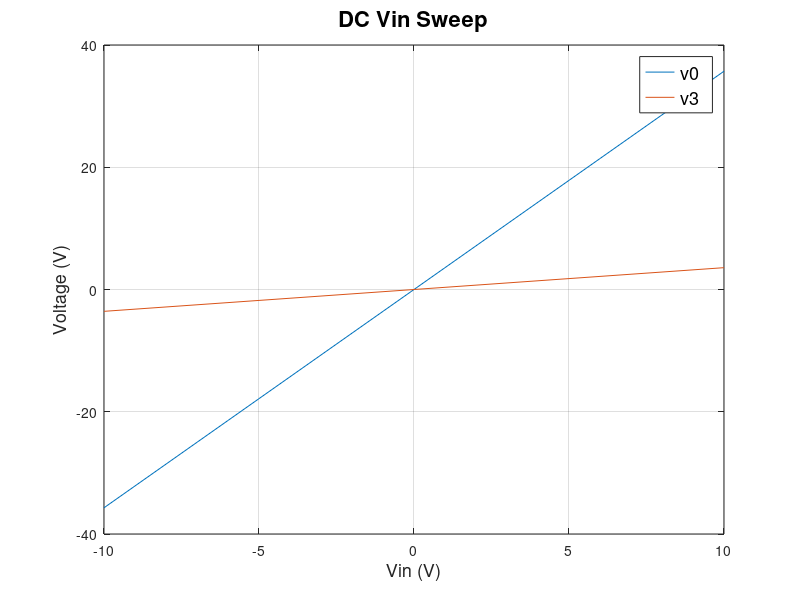
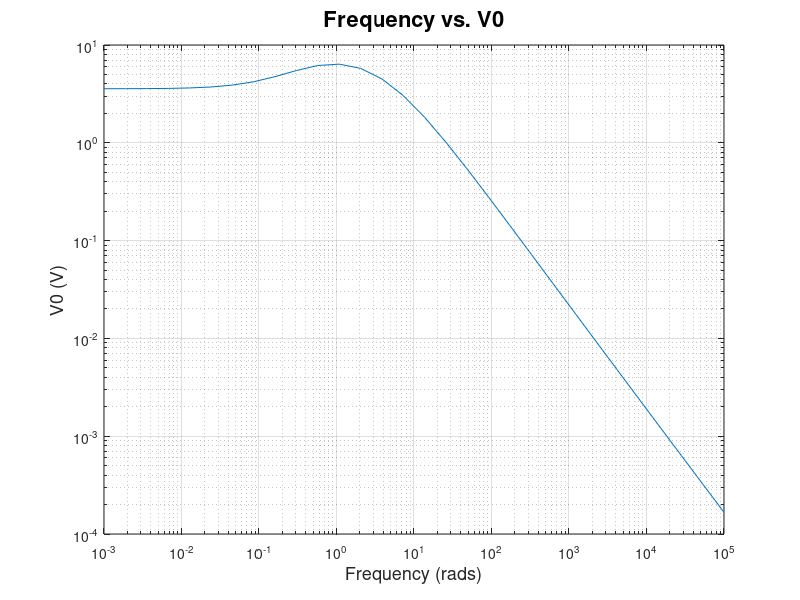
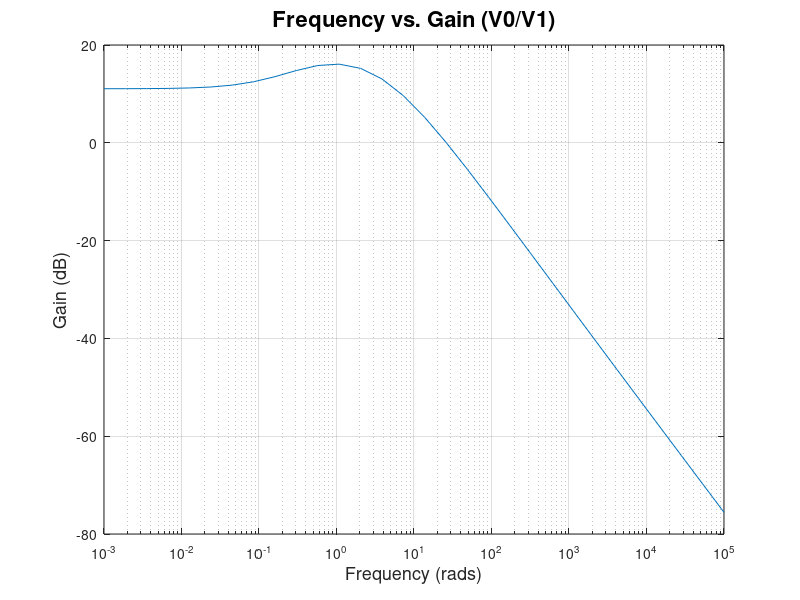
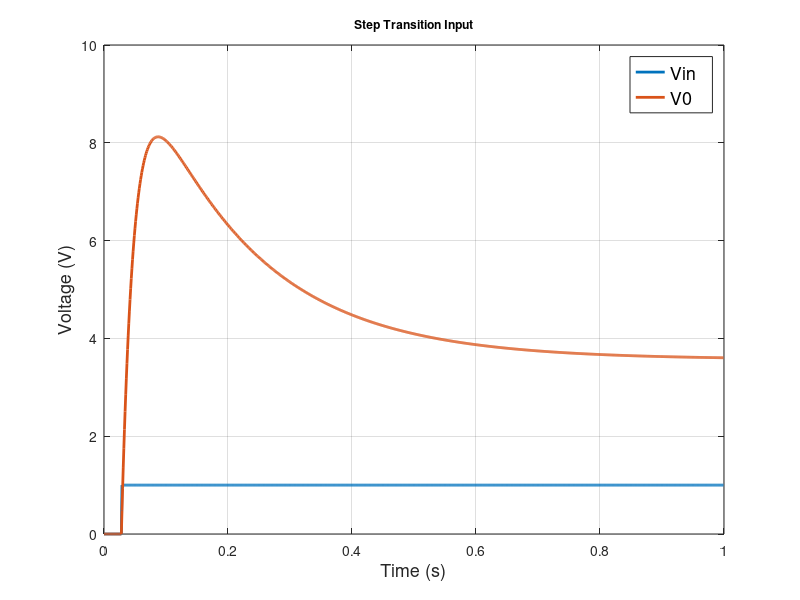

The MATLAB source for these figures, in order:
%% 2a) 
% C and G matrices are shown below

G1=1/1;
C=0.25;
G2=1/2;
L=0.2;
G3=1/10;
alpha=100;
G4=1/0.1;
G0=1/1000;

G = [1 0 0 0 0 0 0;
    -G2 G1+G2 -1 0 0 0 0;
    0 1 0 -1 0 0 0;
    0 0 -1 G3 0 0 0;
    0 0 0 0 -alpha 1 0;
    0 0 0 G3 -1 0 0;
    0 0 0 0 0 -G4 G4+G0];

C = [0 0 0 0 0 0 0;
    -C C 0 0 0 0 0;
    0 0 -L 0 0 0 0;
    0 0 0 0 0 0 0;
    0 0 0 0 0 0 0;
    0 0 0 0 0 0 0;
    0 0 0 0 0 0 0];

% V = [V1
%       V2
%       IL
%       V3
%       I3
%       V4
%       V0]

F = [0; 0; 0; 0; 0; 0; 0];

%% 2b)
% DC SWEEP 

vinvec = zeros(1,21); % vin vector
v0vec = zeros(1,21); % v0 vector
v3vec = zeros(1,21); % v3 vector

for i=1:21 % sweeping vin from -10 to 10
    F = [i-11; 0; 0; 0; 0; 0; 0];
    V = G\F; % DC solution 
    
    vinvec(i) = i-11;
    v0vec(i) =  V(7);
    v3vec(i) = V(4);
end

figure (1)
plot(vinvec,v0vec)
hold on
grid on
plot(vinvec,v3vec)
title('\fontsize{22}DC Vin Sweep')
xlabel('\fontsize{18}Vin (V)')
ylabel('\fontsize{18}Voltage (V)')
legend('\fontsize{18}v0','\fontsize{18}v3')

%% 2c)
% AC SWEEPS

omegavec = logspace(-3,5,30); % 30 log spaced values from 10^-3 to 10^5
v0vec = zeros(1,30);

F = [1; 0; 0; 0; 0; 0; 0];

for i=1:30
    
    V = (G+i*omegavec(i)*C)\F; % AC solution 
    
    v0vec(i) =  V(7);
end

figure (2)
loglog(omegavec,v0vec)
hold on
grid on
title('\fontsize{22}Frequency vs. V0')
xlabel('\fontsize{18}Frequency (rads)')
ylabel('\fontsize{18}V0 (V)')

figure (3)
semilogx(omegavec,20*log10(v0vec))
hold on
grid on
title('\fontsize{22}Frequency vs. Gain (V0/V1)')
xlabel('\fontsize{18}Frequency (rads)')
ylabel('\fontsize{18}Gain (dB)')

%% 2d and e)
% Numerical solution in time domain, with Fourier Transforms

dt = 1e-3;
T = 1;
fs = T/dt;
time = 0:(1/fs):(1-1/fs);
n=fs;
f = (0:n-1);

V = zeros(7,T/dt);
F = zeros(7,T/dt);
Ap = inv(C/dt + G);
 
% Vin defined as 0 until 0.03 when source turns on
F(1,0.03/dt:T/dt) = ones([1,T/dt - 0.03/dt+1]);
 
for i=2:T/dt
    V(:,i) = Ap*(C*V(:,i-1)/dt + F(:,i));
end
 
figure (4)
plot(time,F(1,:)','LineWidth',2)
hold on
grid on
plot(time,V(7,:)','LineWidth',2)
title('\fontsize{12}Step Transition Input')
xlabel('\fontsize{18}Time (s)')
ylabel('\fontsize{18}Voltage (V)')
legend('\fontsize{18}Vin','\fontsize{18}V0')
 
XF1 = (fft(F(1,:))).^2/n;
YF1 = fftshift(XF1);
fshift = (-n/2:n/2-1)*(fs/n); % zero-centered frequency range
powershiftF1 = abs(YF1).^2/n;     % zero-centered power

XV7 = (fft(V(7,:))).^2/n;
YV7 = fftshift(XV7);
fshift = (-n/2:n/2-1)*(fs/n); % zero-centered frequency range
powershiftV7 = abs(YV7).^2/n;     % zero-centered power

figure (5)
plot(fshift,powershiftF1,'LineWidth',2)
hold on
grid on
plot(fshift,powershiftV7,'LineWidth',2)
title('\fontsize{12}Frequency Composition of Step Transition Input')
xlabel('\fontsize{18}Frequency (Hz)')
ylabel('\fontsize{18}Amplitude')
legend('\fontsize{18}Vin','\fontsize{18}V0')
xlim([-50 50])

% Vin defined as a sinusoid
f = 1/0.03;
F1 = zeros(7,T/dt);
F2 = zeros(7,T/dt);
V = zeros(7,T/dt);
V1 = zeros(7,T/dt);
V2 = zeros(7,T/dt);
 
for i=dt/dt:T/dt
    F(1,i) = sin(2*pi*f*dt*i);
    F1(1,i) = sin(2*pi*(f*10)*dt*i); % 10 times the frequency
    F2(1,i) = sin(2*pi*(f*0.1)*dt*i); % 1/10 of the frequency
end
 
for i=2:T/dt
    V(:,i) = Ap*(C*V(:,i-1)/dt + F(:,i));
    V1(:,i) = Ap*(C*V1(:,i-1)/dt + F1(:,i));
    V2(:,i) = Ap*(C*V2(:,i-1)/dt + F2(:,i));
end
 
figure (6)
plot(time,F(1,:)','LineWidth',2)
hold on
grid on
plot(time,V(7,:)','LineWidth',2)
title('\fontsize{12}Sinusoid Input, f=1/0.03')
xlabel('\fontsize{18}Time (s)')
ylabel('\fontsize{18}Voltage (V)')
legend('\fontsize{18}Vin','\fontsize{18}V0')

XF1 = (fft(F(1,:))).^2/n;
YF1 = fftshift(XF1);
fshift = (-n/2:n/2-1)*(fs/n); % zero-centered frequency range
powershiftF1 = abs(YF1).^2/n;     % zero-centered power

XV7 = (fft(V(7,:))).^2/n;
YV7 = fftshift(XV7);
fshift = (-n/2:n/2-1)*(fs/n); % zero-centered frequency range
powershiftV7 = abs(YV7).^2/n;     % zero-centered power

figure (7)
plot(fshift,powershiftF1,'LineWidth',2)
hold on
grid on
plot(fshift,powershiftV7,'LineWidth',2)
title('\fontsize{12}Frequency Composition of Sinusoid Input, f=1/0.03')
xlabel('\fontsize{18}Frequency (Hz)')
ylabel('\fontsize{18}Amplitude')
legend('\fontsize{18}Vin','\fontsize{18}V0')
xlim([-50 50])

figure (8)
plot(time,F1(1,:)','LineWidth',2)
hold on
grid on
plot(time,V1(7,:)','LineWidth',2)
title('\fontsize{12}Sinusoid Input, f=1/0.003')
xlabel('\fontsize{18}Time (s)')
ylabel('\fontsize{18}Voltage (V)')
legend('\fontsize{18}Vin','\fontsize{18}V0')
axis([0 0.2 -1 1]);

XF1 = (fft(F1(1,:))).^2/n;
YF1 = fftshift(XF1);
fshift = (-n/2:n/2-1)*(fs/n); % zero-centered frequency range
powershiftF1 = abs(YF1).^2/n;     % zero-centered power

XV7 = (fft(V1(7,:))).^2/n;
YV7 = fftshift(XV7);
fshift = (-n/2:n/2-1)*(fs/n); % zero-centered frequency range
powershiftV7 = abs(YV7).^2/n;     % zero-centered power

figure (9)
plot(fshift,powershiftF1,'LineWidth',2)
hold on
grid on
plot(fshift,powershiftV7,'LineWidth',2)
title('\fontsize{12}Frequency Composition of Sinusoid Input, f=1/0.003')
xlabel('\fontsize{18}Frequency (Hz)')
ylabel('\fontsize{18}Amplitude')
legend('\fontsize{18}Vin','\fontsize{18}V0')
xlim([-500 500])

figure (10)
plot(time,F2(1,:)','LineWidth',2)
hold on
grid on
plot(time,V2(7,:)','LineWidth',2)
title('\fontsize{12}Sinusoid Input, f=1/0.3')
xlabel('\fontsize{18}Time (s)')
ylabel('\fontsize{18}Voltage (V)')
legend('\fontsize{18}Vin','\fontsize{18}V0')
 
XF1 = (fft(F2(1,:))).^2/n;
YF1 = fftshift(XF1);
fshift = (-n/2:n/2-1)*(fs/n); % zero-centered frequency range
powershiftF1 = abs(YF1).^2/n;     % zero-centered power

XV7 = (fft(V2(7,:))).^2/n;
YV7 = fftshift(XV7);
fshift = (-n/2:n/2-1)*(fs/n); % zero-centered frequency range
powershiftV7 = abs(YV7).^2/n;     % zero-centered power

figure (11)
plot(fshift,powershiftF1,'LineWidth',2)
hold on
grid on
plot(fshift,powershiftV7,'LineWidth',2)
title('\fontsize{12}Frequency Composition of Sinusoid Input, f=1/0.3')
xlabel('\fontsize{18}Frequency (Hz)')
ylabel('\fontsize{18}Amplitude')
legend('\fontsize{18}Vin','\fontsize{18}V0')
xlim([-50 50])

% Vin defined as a gaussian
V = zeros(7,T/dt);
F = zeros(7,T/dt);
F(1,:) = normpdf(time,0.06,0.03)*max(normpdf(time,0.06,0.03))^(-1);
 
for i=2:T/dt
    V(:,i) = Ap*(C*V(:,i-1)/dt + F(:,i));
end
 
figure (12)
plot(time,F(1,:)','LineWidth',2)
hold on
grid on
plot(time,V(7,:)','LineWidth',2)
title('\fontsize{12}Gaussian Pulse')
xlabel('\fontsize{18}Time (s)')
ylabel('\fontsize{18}Voltage (V)')
legend('\fontsize{18}Vin','\fontsize{18}V0')

XF1 = (fft(F(1,:))).^2/n;
YF1 = fftshift(XF1);
fshift = (-n/2:n/2-1)*(fs/n); % zero-centered frequency range
powershiftF1 = abs(YF1).^2/n;     % zero-centered power

XV7 = (fft(V(7,:))).^2/n;
YV7 = fftshift(XV7);
fshift = (-n/2:n/2-1)*(fs/n); % zero-centered frequency range
powershiftV7 = abs(YV7).^2/n;     % zero-centered power

figure (13)
plot(fshift,powershiftF1,'LineWidth',2)
hold on
grid on
plot(fshift,powershiftV7,'LineWidth',2)
title('\fontsize{12}Frequency Composition of Gaussian Pulse')
xlabel('\fontsize{18}Frequency (Hz)')
ylabel('\fontsize{18}Amplitude')
legend('\fontsize{18}Vin','\fontsize{18}V0')
xlim([-50 50])

%% 2) Comments
% Increasing the time step by small amounts does not drastically reduce the
% accuracy of the simulation, but at around dt=30e-3 the simulation loses
% consistency with previous results. There is no significant improvement in
% accuracy when reducing dt past 1e-3
%% 3a)
% Updated C matrix

G1=1/1;
C=0.25;
G2=1/2;
L=0.2;
G3=1/10;
alpha=100;
G4=1/0.1;
G0=1/1000;
 
Cn = 0.00001; 
 
% V = [V1
%       V2
%       IL
%       V3
%       I3
%       V4
%       V0]
 
% F = [Vin
%       0
%       0
%       In
%       0
%       0
%       0]
 
G = [1 0 0 0 0 0 0;
    -G2 G1+G2 -1 0 0 0 0;
    0 1 0 -1 0 0 0;
    0 0 -1 G3 0 0 0;
    0 0 0 0 -alpha 1 0;
    0 0 0 G3 -1 0 0;
    0 0 0 0 0 -G4 G4+G0];
 
C = [0 0 0 0 0 0 0;
    -C C 0 0 0 0 0;
    0 0 -L 0 0 0 0;
    0 0 0 Cn 0 0 0; % Cn added to C matrix
    0 0 0 0 0 0 0;
    0 0 0 0 0 0 0;
    0 0 0 0 0 0 0];

%% 3b and c)
% Plots of Vout with noise, and the Fourier transform

dt = 1e-3;
T = 1;
fs = T/dt;
time = 0:(1/fs):(1-1/fs);
n=fs;
f = (0:n-1);

%%%%%%%%% Cn = 0.00001 %%%%%%%%%%
V = zeros(7,T/dt);
F = zeros(7,T/dt);
Ap = inv(C/dt + G);
 
% Vin defined as a gaussian
F(1,:) = normpdf(time,0.06,0.03)*max(normpdf(time,0.06,0.03))^(-1);
F(4,:) = normrnd(0.001, 0.0003,1,T/dt); % In randomly picked from normal dist
 
for i=2:T/dt
    V(:,i) = Ap*(C*V(:,i-1)/dt + F(:,i));
end
 
figure (14)
plot(time,F(1,:)','LineWidth',2)
hold on
grid on
plot(time,V(7,:)','LineWidth',2)
title('\fontsize{12}Gaussian Pulse, Cn = 0.00001')
xlabel('\fontsize{18}Time (s)')
ylabel('\fontsize{18}Voltage (V)')
legend('\fontsize{18}Vin','\fontsize{18}V0')

XF1 = (fft(F(1,:))).^2/n;
YF1 = fftshift(XF1);
fshift = (-n/2:n/2-1)*(fs/n); % zero-centered frequency range
powershiftF1 = abs(YF1).^2/n;     % zero-centered power

XV7 = (fft(V(7,:))).^2/n;
YV7 = fftshift(XV7);
fshift = (-n/2:n/2-1)*(fs/n); % zero-centered frequency range
powershiftV7 = abs(YV7).^2/n;     % zero-centered power

figure (15)
plot(fshift,powershiftF1,'LineWidth',2)
hold on
grid on
plot(fshift,powershiftV7,'LineWidth',2)
title('\fontsize{12}Frequency Composition of Gaussian Pulse, Cn = 0.00001')
xlabel('\fontsize{18}Frequency (Hz)')
ylabel('\fontsize{18}Amplitude')
legend('\fontsize{18}Vin','\fontsize{18}V0')
xlim([-20 20])

%% 3e)
% Plots as above, but with different Cn values (2 in this section, plus 1
% in previous, 3 total)

% Cn = 0.1 
Cn = 0.1;
C(4,4) = Cn; % updating matrix

V = zeros(7,T/dt);
F = zeros(7,T/dt);
Ap = inv(C/dt + G);
 
% Vin defined as a gaussian
F(1,:) = normpdf(time,0.06,0.03)*max(normpdf(time,0.06,0.03))^(-1);
F(4,:) = normrnd(0.001, 0.0003,1,T/dt); % In randomly picked from normal dist
 
for i=2:T/dt
    V(:,i) = Ap*(C*V(:,i-1)/dt + F(:,i));
end
 
figure (16)
plot(time,F(1,:)','LineWidth',2)
hold on
grid on
plot(time,V(7,:)','LineWidth',2)
title('\fontsize{12}Gaussian Pulse, Cn = 0.1')
xlabel('\fontsize{18}Time (s)')
ylabel('\fontsize{18}Voltage (V)')
legend('\fontsize{18}Vin','\fontsize{18}V0')

XF1 = (fft(F(1,:))).^2/n;
YF1 = fftshift(XF1);
fshift = (-n/2:n/2-1)*(fs/n); % zero-centered frequency range
powershiftF1 = abs(YF1).^2/n;     % zero-centered power

XV7 = (fft(V(7,:))).^2/n;
YV7 = fftshift(XV7);
fshift = (-n/2:n/2-1)*(fs/n); % zero-centered frequency range
powershiftV7 = abs(YV7).^2/n;     % zero-centered power

figure (17)
plot(fshift,powershiftF1,'LineWidth',2)
hold on
grid on
plot(fshift,powershiftV7,'LineWidth',2)
title('\fontsize{12}Frequency Composition of Gaussian Pulse, Cn = 0.1')
xlabel('\fontsize{18}Frequency (Hz)')
ylabel('\fontsize{18}Amplitude')
legend('\fontsize{18}Vin','\fontsize{18}V0')
xlim([-20 20])

% Cn = 0.0000001
Cn = 0.0000001;
C(4,4) = Cn; % updating matrix

V = zeros(7,T/dt);
F = zeros(7,T/dt);
Ap = inv(C/dt + G);
 
% Vin defined as a gaussian
F(1,:) = normpdf(time,0.06,0.03)*max(normpdf(time,0.06,0.03))^(-1);
F(4,:) = normrnd(0.001, 0.0003,1,T/dt); % In randomly picked from normal dist
 
for i=2:T/dt
    V(:,i) = Ap*(C*V(:,i-1)/dt + F(:,i));
end
 
figure (18)
plot(time,F(1,:)','LineWidth',2)
hold on
grid on
plot(time,V(7,:)','LineWidth',2)
title('\fontsize{12}Gaussian Pulse, Cn = 0.0000001')
xlabel('\fontsize{18}Time (s)')
ylabel('\fontsize{18}Voltage (V)')
legend('\fontsize{18}Vin','\fontsize{18}V0')

XF1 = (fft(F(1,:))).^2/n;
YF1 = fftshift(XF1);
fshift = (-n/2:n/2-1)*(fs/n); % zero-centered frequency range
powershiftF1 = abs(YF1).^2/n;     % zero-centered power

XV7 = (fft(V(7,:))).^2/n;
YV7 = fftshift(XV7);
fshift = (-n/2:n/2-1)*(fs/n); % zero-centered frequency range
powershiftV7 = abs(YV7).^2/n;     % zero-centered power

figure (19)
plot(fshift,powershiftF1,'LineWidth',2)
hold on
grid on
plot(fshift,powershiftV7,'LineWidth',2)
title('\fontsize{12}Frequency Composition of Gaussian Pulse, Cn = 0.0000001')
xlabel('\fontsize{18}Frequency (Hz)')
ylabel('\fontsize{18}Amplitude')
legend('\fontsize{18}Vin','\fontsize{18}V0')
xlim([-20 20])

%% 3f)
% Plots of Vout with dt = 25e-3 (1 plot in this section, plus one in
% previous, total of 2)

% dt = 25e-3
Cn = 0.0001;
C(4,4) = Cn; % updating matrix

dt = 25e-3;
T = 1;
fs = T/dt;
time = 0:(1/fs):(1-1/fs);
n=fs;
f = (0:n-1);

V = zeros(7,T/dt);
F = zeros(7,T/dt);
Ap = inv(C/dt + G);
 
% Vin defined as a gaussian
F(1,:) = normpdf(time,0.06,0.03)*max(normpdf(time,0.06,0.03))^(-1);
F(4,:) = normrnd(0.001, 0.0003,1,T/dt); % In randomly picked from normal dist
 
for i=2:T/dt
    V(:,i) = Ap*(C*V(:,i-1)/dt + F(:,i));
end
 
figure (20)
plot(time,F(1,:)','LineWidth',2)
hold on
grid on
plot(time,V(7,:)','LineWidth',2)
title('\fontsize{12}Gaussian Pulse, dt=25e-3')
xlabel('\fontsize{18}Time (s)')
ylabel('\fontsize{18}Voltage (V)')
legend('\fontsize{18}Vin','\fontsize{18}V0')

XF1 = (fft(F(1,:))).^2/n;
YF1 = fftshift(XF1);
fshift = (-n/2:n/2-1)*(fs/n); % zero-centered frequency range
powershiftF1 = abs(YF1).^2/n;     % zero-centered power

XV7 = (fft(V(7,:))).^2/n;
YV7 = fftshift(XV7);
fshift = (-n/2:n/2-1)*(fs/n); % zero-centered frequency range
powershiftV7 = abs(YV7).^2/n;     % zero-centered power

figure (21)
plot(fshift,powershiftF1,'LineWidth',2)
hold on
grid on
plot(fshift,powershiftV7,'LineWidth',2)
title('\fontsize{12}Frequency Composition of Gaussian Pulse, dt=20e-3')
xlabel('\fontsize{18}Frequency (Hz)')
ylabel('\fontsize{18}Amplitude')
legend('\fontsize{18}Vin','\fontsize{18}V0')
xlim([-20 20])

%% 3) Comments
% The changes to the time stepping are consistent with the results
% discussed in part 2. Increasing Cn to around 0.1 causes the voltage
% output to swing much larger than with the starting Cn value of 0.00001,
% and also causes the bandwidth to decrease significantly. Decreasing the
% capacitor value past 0.00001 does not have a visible impact on the
% bandwidth of the signal.
%% 4a) 
% The equation used to iterate through time was V(:,i)=inv(C/dt +
% G)*(C*V(:,i-1)/dt + F(:,i)). With the addition of a non-linear component,
% the equation would need to change to V(:,i)=inv(C/dt +
% G)*(C*V(:,i-1)/dt + F(:,i)-B(V(5,i-1))), where B is the non-linear vector
% that is a function of the current I3, which is V(5,i-1). The vector B
% would be:
%
% B = [0
%       0
%       0
%       0
%       0
%       alpha*I3 + beta*I3^2 + gamma*I3^3
%       0]

%% 4b)
% Non-linear implimentation
 
G1=1/1;
C=0.25;
G2=1/2;
L=0.2;
G3=1/10;
alpha=100;
G4=1/0.1;
G0=1/1000;
 
%Cn = 0.00001;
Cn = 0.00001;
 
% V = [V1
%       V2
%       IL
%       V3
%       I3
%       V4
%       V0]
 
% F = [Vin
%       0
%       0
%       In
%       0
%       0
%       0]
 
G = [1 0 0 0 0 0 0;
    -G2 G1+G2 -1 0 0 0 0;
    0 1 0 -1 0 0 0;
    0 0 -1 G3 0 0 0;
    0 0 0 0 -alpha 1 0;
    0 0 0 G3 -1 0 0;
    0 0 0 0 0 -G4 G4+G0];
 
C = [0 0 0 0 0 0 0;
    -C C 0 0 0 0 0;
    0 0 -L 0 0 0 0;
    0 0 0 Cn 0 0 0; % Cn added to C matrix
    0 0 0 0 0 0 0;
    0 0 0 0 0 0 0;
    0 0 0 0 0 0 0];
 
dt = 1e-3;
T = 1;
fs = T/dt;
time = 0:(1/fs):(1-1/fs);
n=fs;
f = (0:n-1);

V = zeros(7,T/dt);
F = zeros(7,T/dt);
Ap = inv(C/dt + G);
B = zeros(7,1);
alpha = 1;
beta = 0.0001;
gamma = 0.000001;

% Vin defined as a gaussian
F(1,:) = normpdf(time,0.06,0.03)*max(normpdf(time,0.06,0.03))^(-1);
F(4,:) = normrnd(0.001, 0.0003,1,T/dt); % In randomly picked from normal dist
 
for i=2:T/dt
    V(:,i) = Ap*(C*V(:,i-1)/dt + F(:,i)-B);
    B(6) = alpha*V(5,i) + beta*V(5,i)^2 + gamma*V(5,i)^3;
end
 
figure (22)
plot(time,F(1,:)','LineWidth',2)
hold on
grid on
plot(time,V(7,:)','LineWidth',2)
title('\fontsize{12}Gaussian Pulse, Cn = 0.00001')
xlabel('\fontsize{18}Time (s)')
ylabel('\fontsize{18}Voltage (V)')
legend('\fontsize{18}Vin','\fontsize{18}V0')

XF1 = (fft(F(1,:))).^2/n;
YF1 = fftshift(XF1);
fshift = (-n/2:n/2-1)*(fs/n); % zero-centered frequency range
powershiftF1 = abs(YF1).^2/n;     % zero-centered power

XV7 = (fft(V(7,:))).^2/n;
YV7 = fftshift(XV7);
fshift = (-n/2:n/2-1)*(fs/n); % zero-centered frequency range
powershiftV7 = abs(YV7).^2/n;     % zero-centered power

figure (23)
plot(fshift,powershiftF1,'LineWidth',2)
hold on
grid on
plot(fshift,powershiftV7,'LineWidth',2)
title('\fontsize{12}Frequency Composition of Gaussian Pulse, Cn = 0.00001')
xlabel('\fontsize{18}Frequency (Hz)')
ylabel('\fontsize{18}Amplitude')
legend('\fontsize{18}Vin','\fontsize{18}V0')
xlim([-20 20])
